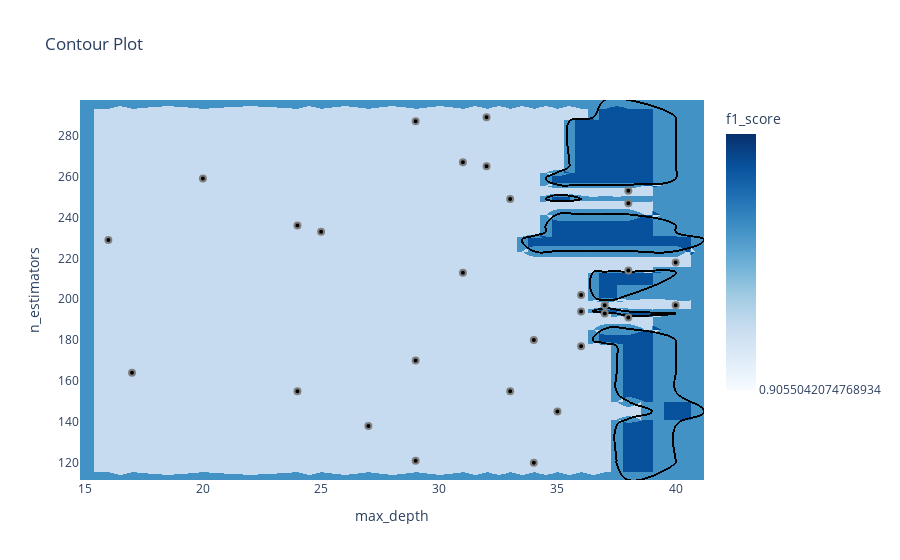

Source (notebook cell):
### Code cell
optuna.visualization.plot_contour(study, params=["max_depth", "n_estimators"],
                                  target_name="f1_score")

### Figure 1 — Plotly figure (JSON) as saved in the notebook; plotly's stock layout.template omitted (floating-point values rounded to 4 significant figures; data arrays with more than 128 entries replaced by an {"elided": "..."} marker saying what was removed)
{"data": [{"colorbar": {"title": {"text": "f1_score"}}, "colorscale": [[0, "rgb(247,251,255)"], [0.125, "rgb(222,235,247)"], [0.25, "rgb(198,219,239)"], [0.375, "rgb(158,202,225)"], [0.5, "rgb(107,174,214)"], [0.625, "rgb(66,146,198)"], [0.75, "rgb(33,113,181)"], [0.875, "rgb(8,81,156)"], [1, "rgb(8,48,107)"]], "connectgaps": true, "contours": {"coloring": "heatmap"}, "hoverinfo": "none", "line": {"smoothing": 1.3}, "reversescale": false, "type": "contour", "x": [14.8, 16, 17, 20, 24, 25, 27, 29, 31, 32, 33, 34, 35, 36, 37, 38, 40, 41.2], "y": [111.5, 120, 121, 138, 145, 155, 164, 170, 177, 180, 191, 193, 194, 197, 202, 213, 214, 218, 229, 233, 236, 247, 249, 253, 259, 265, 267, 287, 289, 297.4], "z": {"elided": "30x18 float values"}}, {"marker": {"color": "black", "line": {"color": "Grey", "width": 2}}, "mode": "markers", "showlegend": false, "type": "scatter", "x": [33, 37, 37, 24, 38, 16, 40, 36, 36, 29, 29, 32, 24, 33, 32, 25, 17, 34, 40, 20, 29, 36, 38, 34, 38, 35, 31, 38, 27, 31], "y": [249, 197, 193, 155, 253, 229, 197, 194, 202, 287, 121, 265, 236, 155, 289, 233, 164, 120, 218, 259, 170, 177, 214, 180, 191, 145, 213, 247, 138, 267]}], "layout": {"title": {"text": "Contour Plot"}, "xaxis": {"range": [14.8, 41.2], "title": {"text": "max_depth"}}, "yaxis": {"range": [111.5, 297.4], "title": {"text": "n_estimators"}}}}
